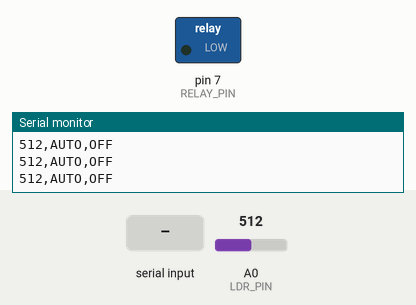
Simulated run of this sketch. Board: Arduino Uno, built with avr-gcc and run on an emulated ATmega328P. On the bench: switched loads named in the sketch (green lamp = pin HIGH), the last lines printed to the serial monitor. Inputs (shaded band) come from the test bench; at power-on: A0 (LDR_PIN) = 512.

Above: at 1.2 s.
1.3 s: A0 (LDR_PIN) set to 412
2.8 s: A0 (LDR_PIN) set to 381
At 3.3 s:
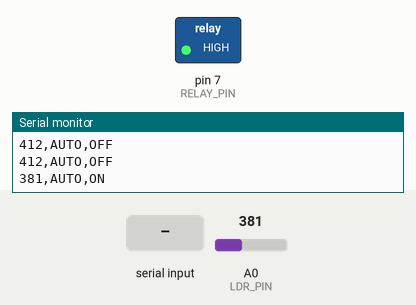
6.5 s: "OFF\n" received over Serial
At 7.3 s:
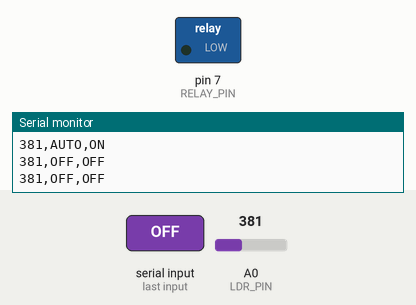
8.5 s: "AUTO\n" received over Serial
At 8.9 s:
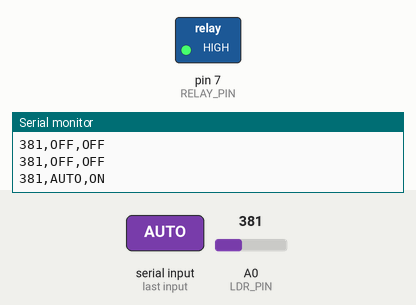
10.0 s: A0 (LDR_PIN) set to 410
At 11.3 s:
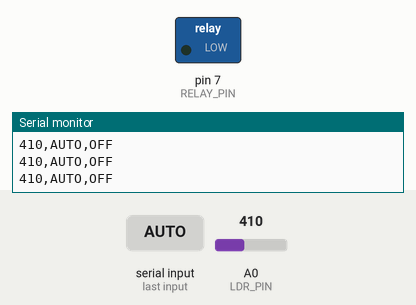
Timing chart, 0 to 12.5 s (numbered marks = the images above; inputs shaded):
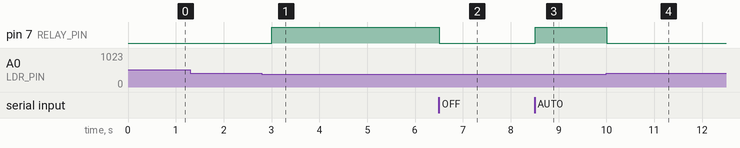

Measured:
- the behaviour switches between 400 and 399 on A0 (LDR_PIN) (found by bisection; images 0 and 1)
- after the input at 2.8 s, pin 7 (RELAY_PIN): LOW → HIGH after 0.20 s
- after the input at 6.5 s, pin 7 (RELAY_PIN): HIGH → LOW at once
- after the input at 8.5 s, pin 7 (RELAY_PIN): LOW → HIGH at once
- after the input at 10.0 s, pin 7 (RELAY_PIN): HIGH → LOW at once

The sketch:

smart_light.ino
```cpp
/*
  Project 3: Smart Light Controller
  LDR (Analog) -> A0
  Relay (controls the light/bulb) -> Pin 7

  Modes (settable from Python over Serial):
    "AUTO"  -> relay controlled automatically by light level
    "ON"    -> force relay ON
    "OFF"   -> force relay OFF
*/

const int LDR_PIN = A0;
const int RELAY_PIN = 7;
const int DARK_THRESHOLD = 400; // below this = "dark", turn light ON in AUTO mode

String mode = "AUTO";

void setup() {
  Serial.begin(9600);
  pinMode(RELAY_PIN, OUTPUT);
  digitalWrite(RELAY_PIN, LOW);
}

void loop() {
  // Check for incoming mode command
  if (Serial.available()) {
    String cmd = Serial.readStringUntil('\n');
    cmd.trim();
    if (cmd == "AUTO" || cmd == "ON" || cmd == "OFF") {
      mode = cmd;
    }
  }

  int lightRaw = analogRead(LDR_PIN);
  bool relayState;

  if (mode == "ON") {
    relayState = true;
  } else if (mode == "OFF") {
    relayState = false;
  } else { // AUTO
    relayState = (lightRaw < DARK_THRESHOLD);
  }

  digitalWrite(RELAY_PIN, relayState ? HIGH : LOW);

  // Report status: lightLevel,mode,relayState
  Serial.print(lightRaw);
  Serial.print(",");
  Serial.print(mode);
  Serial.print(",");
  Serial.println(relayState ? "ON" : "OFF");

  delay(500);
}
```
